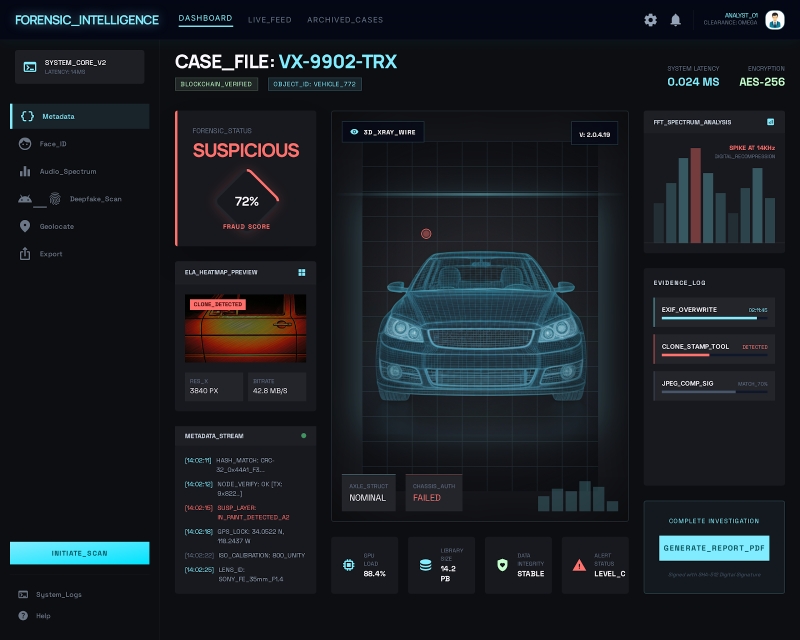
#> input picture stitch/screen.png, 1600 x 1280 px (shown at 1/2 size)
$ python -i forensics.py   (imports and definitions only)
#> lines starting #> are read from the running program, lines starting #| are printed output that depends on the picture
#> further down, picture is the input picture: PIL image 1600x1280 RGB; mean R, G, B 25.1, 29.9, 35.4
"""
ARBITER Forensics Agent
Handles: ELA (Error Level Analysis), FFT frequency fingerprinting, pHash deduplication
"""

import numpy as np
import imagehash
from PIL import Image, ImageChops, ImageEnhance
from scipy.fft import fft2, fftshift
import io
import base64
import os
import json

PHASH_DB_PATH = os.path.join(os.path.dirname(__file__), "../data/phash_db.json")

# [6 lines left out: function _load_phash_db, not called in this run]

def _save_phash_db(db):
    with open(PHASH_DB_PATH, "w") as f:
        json.dump(db, f, indent=2)

# [46 lines left out: functions store_phash, check_duplicate, not called in this run]


def run_ela(image: Image.Image, quality: int = 90) -> dict:
#> called with quality = 90
    img = image.convert("RGB")
    buffer = io.BytesIO()
    img.save(buffer, format="JPEG", quality=quality)
    buffer.seek(0)
    recompressed = Image.open(buffer).convert("RGB")
    ela_img = ImageChops.difference(img, recompressed)
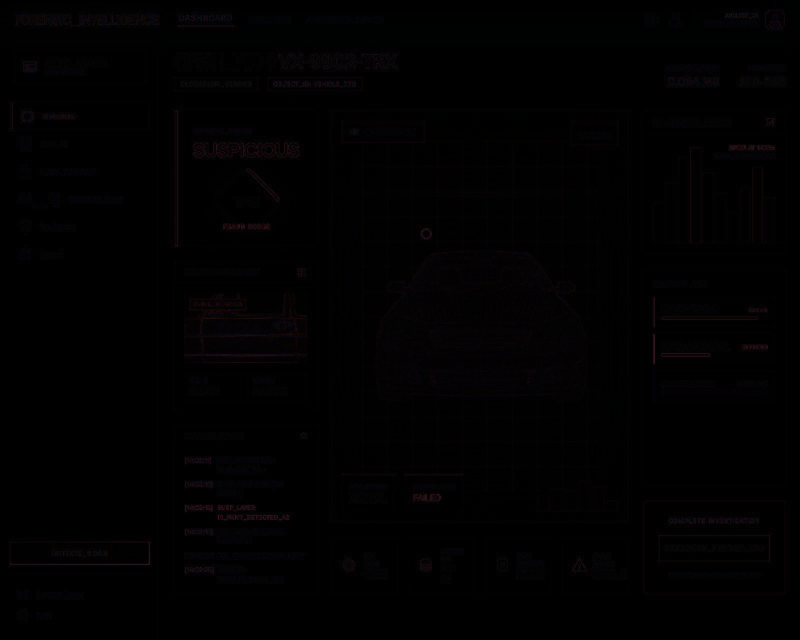
#> ela_img: PIL image 1600x1280 RGB (shown at 1/2 size); mean R, G, B 1.3, 0.8, 1.3
    extrema = ela_img.getextrema()
#> extrema = ((0, 89), (0, 43), (0, 61))
    max_diff = max([ex[1] for ex in extrema]) or 1
#> max_diff = 89
    scale = 255.0 / max_diff
#> scale = 2.87
    ela_enhanced = ImageEnhance.Brightness(ela_img).enhance(scale * 10)
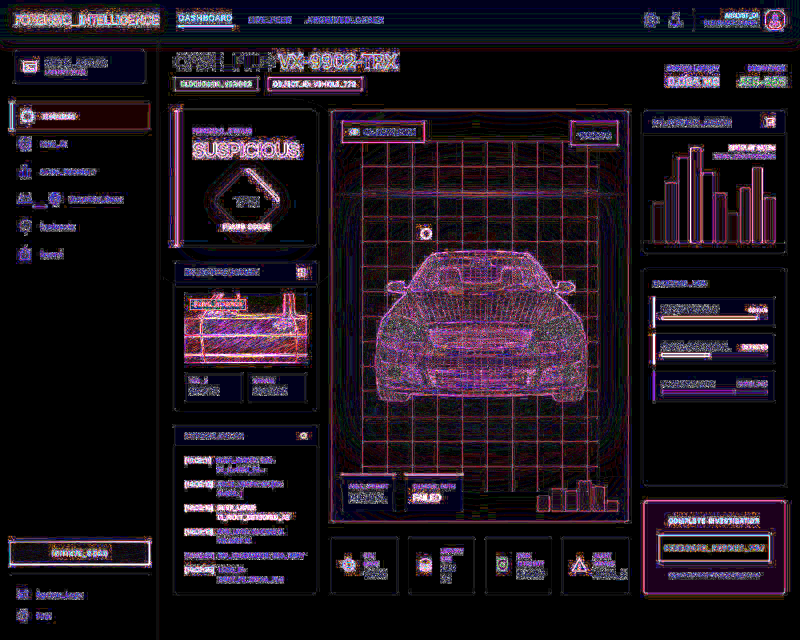
#> ela_enhanced: PIL image 1600x1280 RGB (shown at 1/2 size); mean R, G, B 30.8, 21.4, 31.3
    ela_array = np.array(ela_img).astype(float)
    mean_ela = np.mean(ela_array)
#> mean_ela = 1.14
    std_ela = np.std(ela_array)
#> std_ela = 2.94
    threshold = mean_ela + 2 * std_ela
#> threshold = 7.02
    suspicious_pixels = np.sum(ela_array > threshold)
#> suspicious_pixels = 188767
    total_pixels = ela_array.size
#> total_pixels = 6144000
    suspicious_ratio = suspicious_pixels / total_pixels
#> suspicious_ratio = 0.0307
    fraud_score = min(1.0, suspicious_ratio * 8 + (mean_ela / 50))
#> fraud_score = 0.269
    ela_heatmap = _array_to_heatmap(ela_array)
    return {
        "fraud_score": round(fraud_score, 3),
        "mean_ela": round(float(mean_ela), 3),
        "std_ela": round(float(std_ela), 3),
        "suspicious_ratio": round(float(suspicious_ratio), 4),
        "label": _score_label(fraud_score),
        "heatmap_b64": ela_heatmap,
        "method": "JPEG Error Level Analysis @ quality=" + str(quality)
    }


# [68 lines left out: functions run_fft, _detect_dct_grid, not called in this run]


def _array_to_heatmap(arr: np.ndarray) -> str:
    import matplotlib
    matplotlib.use("Agg")
    import matplotlib.cm as cm
    arr_2d = arr if arr.ndim == 2 else np.mean(arr, axis=2)
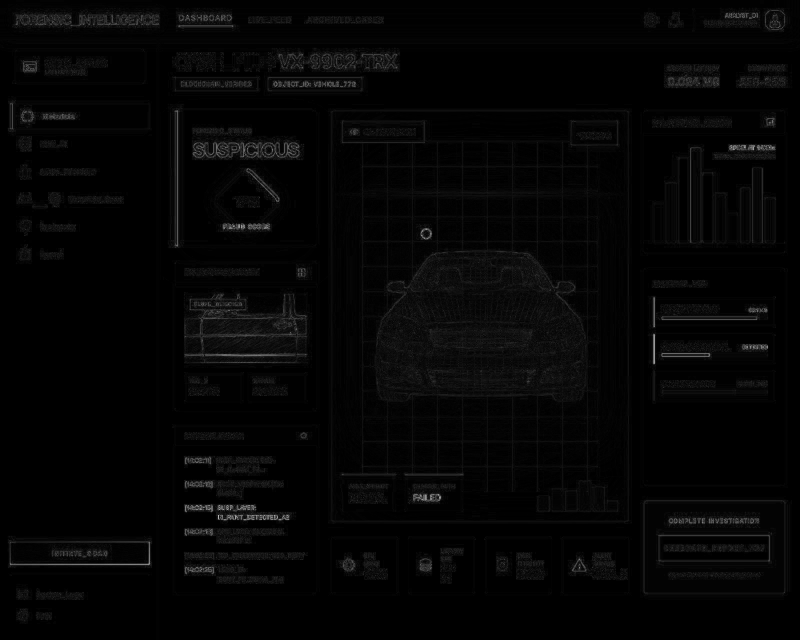
#> arr_2d: shape (1280, 1600) float64 (shown at 1/2 size); min 0, max 55.67, mean 1.1; drawn with min black and max white
    arr_norm = (arr_2d - arr_2d.min()) / (arr_2d.max() - arr_2d.min() + 1e-10)
    colored = cm.hot(arr_norm)
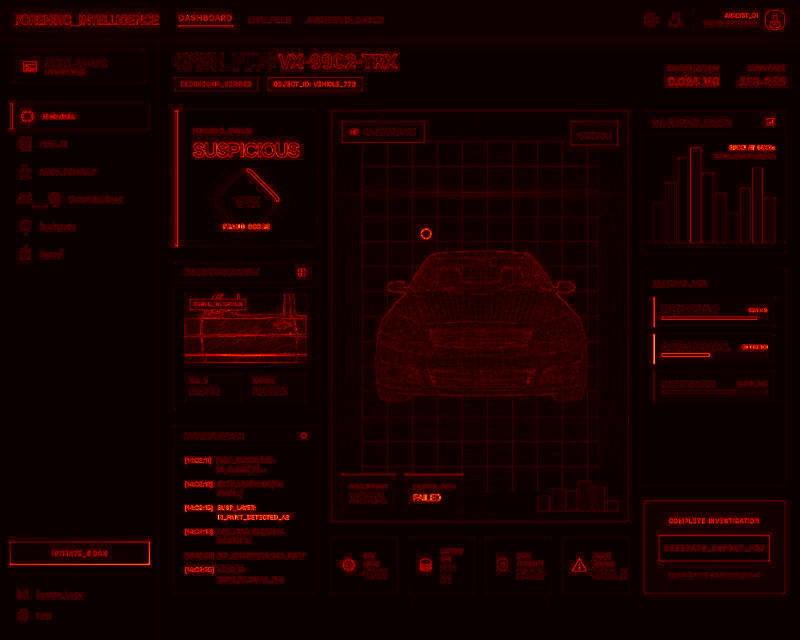
#> colored: shape (1280, 1600, 4) float64 (shown at 1/2 size); mean of channels 0, 1, 2, 3 0.0921, 0.000868, 5.98e-06, 1; drawn as R, G, B
    img_array = (colored[:, :, :3] * 255).astype(np.uint8)
    img = Image.fromarray(img_array)
    img = img.resize((320, 240), Image.LANCZOS)
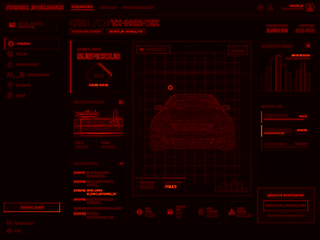
#> img: PIL image 320x240 RGB; mean R, G, B 23, 0.2, 0
    buf = io.BytesIO()
    img.save(buf, format="PNG")
    return base64.b64encode(buf.getvalue()).decode()


def _score_label(score: float) -> str:
    if score >= 0.75:
        return "HIGH_RISK"
    elif score >= 0.45:
        return "MEDIUM_RISK"
    elif score >= 0.2:
        return "LOW_RISK"
    else:
        return "CLEAN"

>>> from PIL import Image
>>> picture = Image.open('../../../stitch/screen.png')
>>> result = run_ela(picture)
#> result = 7 items
